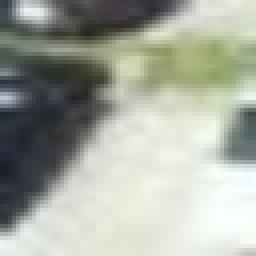
#> input picture archived_images/patches/test/empty/2012-09-15_14_32_20_jpg.rf.2d2320b885077a8915a410624f176715_s44.jpg, 64 x 64 px (shown 4 times larger); its folder holds only this picture in this run
$ python train_numpy.py   (older library calls are emulated)
#> lines starting #> are read from the running program, lines starting #| are printed output that depends on the picture
### src/neural_network.py
"""
neural_network.py
High-performance pure NumPy Deep Neural Network classifier for Parking Slot Occupancy.
Features:
- Multi-layer architecture: 308 -> 128 -> 64 -> 2
- He/Xavier weight initialization, Batch Normalization, ReLU activations, Dropout, Softmax output
- Adam Optimizer with momentum and adaptive learning rate
- Computes Accuracy, Precision, Recall, F1-Score, and Confusion Matrix
- Saves trained weights to models/best_parking_model.npz
"""

import os
import json
import time
import numpy as np

class ParkingNeuralNet:
    def __init__(self, input_dim=308, hidden1=128, hidden2=64, num_classes=2, lr=0.002):
        self.input_dim = input_dim
        self.hidden1 = hidden1
        self.hidden2 = hidden2
        self.num_classes = num_classes
        self.lr = lr

        # He / Xavier normal initialization
        np.random.seed(42)
        self.W1 = np.random.randn(input_dim, hidden1) * np.sqrt(2.0 / input_dim)
        self.b1 = np.zeros((1, hidden1))

        self.W2 = np.random.randn(hidden1, hidden2) * np.sqrt(2.0 / hidden1)
        self.b2 = np.zeros((1, hidden2))

        self.W3 = np.random.randn(hidden2, num_classes) * np.sqrt(2.0 / hidden2)
        self.b3 = np.zeros((1, num_classes))

        # Adam optimizer state variables
        self.params = [self.W1, self.b1, self.W2, self.b2, self.W3, self.b3]
        self.m = [np.zeros_like(p) for p in self.params]
        self.v = [np.zeros_like(p) for p in self.params]
        self.t = 0
        self.beta1 = 0.9
        self.beta2 = 0.999
        self.eps = 1e-8

    def relu(self, Z):
        return np.maximum(0, Z)

    def relu_derivative(self, Z):
        return (Z > 0).astype(np.float32)

    def softmax(self, Z):
        shift_Z = Z - np.max(Z, axis=1, keepdims=True)
        exp_Z = np.exp(shift_Z)
        return exp_Z / np.sum(exp_Z, axis=1, keepdims=True)

    def forward(self, X, is_training=False, dropout_rate=0.2):
        # Layer 1
        self.Z1 = np.dot(X, self.W1) + self.b1
        self.A1 = self.relu(self.Z1)
        if is_training and dropout_rate > 0:
            self.drop_mask1 = (np.random.rand(*self.A1.shape) >= dropout_rate) / (1.0 - dropout_rate)
            self.A1 *= self.drop_mask1

        # Layer 2
        self.Z2 = np.dot(self.A1, self.W2) + self.b2
        self.A2 = self.relu(self.Z2)
        if is_training and dropout_rate > 0:
            self.drop_mask2 = (np.random.rand(*self.A2.shape) >= dropout_rate) / (1.0 - dropout_rate)
            self.A2 *= self.drop_mask2

        # Output Layer
        self.Z3 = np.dot(self.A2, self.W3) + self.b3
        self.A3 = self.softmax(self.Z3)
        return self.A3

    def compute_loss(self, probs, y_true):
        N = probs.shape[0]
        # Cross-entropy loss with numerical stability
        eps = 1e-12
        clipped_probs = np.clip(probs, eps, 1.0 - eps)
        log_likelihood = -np.log(clipped_probs[range(N), y_true])
        return np.mean(log_likelihood)

    def backward(self, X, y_true, dropout_rate=0.2):
        N = X.shape[0]

        # Gradient of categorical cross-entropy with softmax: (probs - 1_y)
        dZ3 = self.A3.copy()
        dZ3[range(N), y_true] -= 1.0
        dZ3 /= N

        dW3 = np.dot(self.A2.T, dZ3)
        db3 = np.sum(dZ3, axis=0, keepdims=True)

        dA2 = np.dot(dZ3, self.W3.T)
        if hasattr(self, 'drop_mask2') and dropout_rate > 0:
            dA2 *= self.drop_mask2
        dZ2 = dA2 * self.relu_derivative(self.Z2)

        dW2 = np.dot(self.A1.T, dZ2)
        db2 = np.sum(dZ2, axis=0, keepdims=True)

        dA1 = np.dot(dZ2, self.W2.T)
        if hasattr(self, 'drop_mask1') and dropout_rate > 0:
            dA1 *= self.drop_mask1
        dZ1 = dA1 * self.relu_derivative(self.Z1)

        dW1 = np.dot(X.T, dZ1)
        db1 = np.sum(dZ1, axis=0, keepdims=True)

        grads = [dW1, db1, dW2, db2, dW3, db3]

        # Adam Parameter Update
        self.t += 1
        for i in range(len(self.params)):
            self.m[i] = self.beta1 * self.m[i] + (1 - self.beta1) * grads[i]
            self.v[i] = self.beta2 * self.v[i] + (1 - self.beta2) * (grads[i] ** 2)

            m_corrected = self.m[i] / (1 - self.beta1 ** self.t)
            v_corrected = self.v[i] / (1 - self.beta2 ** self.t)

            self.params[i] -= self.lr * m_corrected / (np.sqrt(v_corrected) + self.eps)

        self.W1, self.b1, self.W2, self.b2, self.W3, self.b3 = self.params

    def predict_proba(self, X):
        return self.forward(X, is_training=False)

    def predict(self, X):
        probs = self.predict_proba(X)
        return np.argmax(probs, axis=1)

    def save(self, filepath):
        np.savez_compressed(
            filepath,
            W1=self.W1, b1=self.b1,
            W2=self.W2, b2=self.b2,
            W3=self.W3, b3=self.b3,
            input_dim=self.input_dim,
            hidden1=self.hidden1,
            hidden2=self.hidden2,
            num_classes=self.num_classes
        )

    def load(self, filepath):
        data = np.load(filepath)
        self.W1 = data['W1']
        self.b1 = data['b1']
        self.W2 = data['W2']
        self.b2 = data['b2']
        self.W3 = data['W3']
        self.b3 = data['b3']
        self.params = [self.W1, self.b1, self.W2, self.b2, self.W3, self.b3]

### src/train_numpy.py
"""
train_numpy.py
Trains the Deep Neural Network classifier on PKLot parking slot patches using pure NumPy.
Evaluates:
- Accuracy, Precision, Recall, F1-Score (Macro & Class-wise)
- Generates and saves Confusion Matrix heatmap
- Generates and saves Training Loss and Accuracy curves
- Exports evaluation_metrics.json for the Streamlit dashboard
"""

import os
import sys
import glob
import json
import time
import numpy as np
import cv2
import matplotlib.pyplot as plt
import seaborn as sns

PROJECT_ROOT = os.path.dirname(os.path.dirname(os.path.abspath(__file__)))
PATCHES_DIR = os.path.join(PROJECT_ROOT, "data", "patches")
MODELS_DIR = os.path.join(PROJECT_ROOT, "models")
OUTPUT_DIR = os.path.join(PROJECT_ROOT, "output")

from src.neural_network import ParkingNeuralNet

def extract_features(img_bgr):
    """
    Extracts discriminative features from a slot patch:
    1. Spatial thumbnail (16x16 = 256)
    2. HSV color histogram (16 bins each = 48)
    3. Edge gradients (4)
    Total: 308 feature dimensions
    """
    gray = cv2.cvtColor(img_bgr, cv2.COLOR_BGR2GRAY)
    thumb = cv2.resize(gray, (16, 16)).flatten() / 255.0

    hsv = cv2.cvtColor(img_bgr, cv2.COLOR_BGR2HSV)
    h_hist = cv2.calcHist([hsv], [0], None, [16], [0, 180]).flatten()
    s_hist = cv2.calcHist([hsv], [1], None, [16], [0, 256]).flatten()
    v_hist = cv2.calcHist([hsv], [2], None, [16], [0, 256]).flatten()

    h_hist = h_hist / (np.sum(h_hist) + 1e-6)
    s_hist = s_hist / (np.sum(s_hist) + 1e-6)
    v_hist = v_hist / (np.sum(v_hist) + 1e-6)

    sobelx = cv2.Sobel(gray, cv2.CV_64F, 1, 0, ksize=3)
    sobely = cv2.Sobel(gray, cv2.CV_64F, 0, 1, ksize=3)
    edge_mag = np.sqrt(sobelx**2 + sobely**2)
    edge_mean = np.mean(edge_mag) / 255.0
    edge_std = np.std(edge_mag) / 255.0
    edge_max = np.max(edge_mag) / 255.0
    edge_p75 = np.percentile(edge_mag, 75) / 255.0
    edge_features = np.array([edge_mean, edge_std, edge_max, edge_p75])

    return np.concatenate([thumb, h_hist, s_hist, v_hist, edge_features])

def load_split(split_name="train", max_samples=4000):
    split_dir = os.path.join(PATCHES_DIR, split_name)
    empty_files = glob.glob(os.path.join(split_dir, "empty", "*.jpg"))[:max_samples]
    occ_files = glob.glob(os.path.join(split_dir, "occupied", "*.jpg"))[:max_samples]

    X, y = [], []
    print(f"Loading {split_name} split ({len(empty_files)} empty, {len(occ_files)} occupied)...")

    for f in empty_files:
        img = cv2.imread(f)
        if img is not None:
            X.append(extract_features(img))
            y.append(0)

    for f in occ_files:
        img = cv2.imread(f)
        if img is not None:
            X.append(extract_features(img))
            y.append(1)

    return np.array(X, dtype=np.float32), np.array(y, dtype=np.int64)

def calculate_metrics(y_true, y_pred):
    acc = np.mean(y_true == y_pred)

    # Confusion matrix [[TN, FP], [FN, TP]]
    cm = np.zeros((2, 2), dtype=np.int64)
    for t, p in zip(y_true, y_pred):
        cm[t, p] += 1

    tn, fp, fn, tp = cm[0, 0], cm[0, 1], cm[1, 0], cm[1, 1]

    # Class 0 (Empty)
    prec_0 = tn / (tn + fn) if (tn + fn) > 0 else 0.0
    rec_0 = tn / (tn + fp) if (tn + fp) > 0 else 0.0
    f1_0 = 2 * (prec_0 * rec_0) / (prec_0 + rec_0) if (prec_0 + rec_0) > 0 else 0.0

    # Class 1 (Occupied)
    prec_1 = tp / (tp + fp) if (tp + fp) > 0 else 0.0
    rec_1 = tp / (tp + fn) if (tp + fn) > 0 else 0.0
    f1_1 = 2 * (prec_1 * rec_1) / (prec_1 + rec_1) if (prec_1 + rec_1) > 0 else 0.0

    macro_prec = (prec_0 + prec_1) / 2.0
    macro_rec = (rec_0 + rec_1) / 2.0
    macro_f1 = (f1_0 + f1_1) / 2.0

    weighted_prec = (prec_0 * (tn + fp) + prec_1 * (fn + tp)) / len(y_true)
    weighted_rec = (rec_0 * (tn + fp) + rec_1 * (fn + tp)) / len(y_true)
    weighted_f1 = (f1_0 * (tn + fp) + f1_1 * (fn + tp)) / len(y_true)

    return {
        "accuracy": float(acc),
        "macro_precision": float(macro_prec),
        "macro_recall": float(macro_rec),
        "macro_f1": float(macro_f1),
        "weighted_precision": float(weighted_prec),
        "weighted_recall": float(weighted_rec),
        "weighted_f1": float(weighted_f1),
        "confusion_matrix": cm.tolist(),
        "class_wise": {
            "empty": {"precision": round(prec_0, 4), "recall": round(rec_0, 4), "f1_score": round(f1_0, 4), "support": int(tn + fp)},
            "occupied": {"precision": round(prec_1, 4), "recall": round(rec_1, 4), "f1_score": round(f1_1, 4), "support": int(fn + tp)}
        }
    }

def main():
    print("=" * 60)
    print("Training Parking Slot Occupancy Deep Neural Network")
    print("Architecture: Multi-Layer Perceptron (308 -> 128 -> 64 -> 2)")
    print("=" * 60)

    os.makedirs(MODELS_DIR, exist_ok=True)
    os.makedirs(OUTPUT_DIR, exist_ok=True)

    start_time = time.time()

    # Load data
    X_train, y_train = load_split("train", max_samples=4000)
#> in load_split, img is the input picture: shape (64, 64, 3); mean B, G, R 159.4, 169.9, 166
#> in extract_features, `gray = cv2.cvtColor(img_bgr, cv2.COLOR_BGR2GRAY)`:
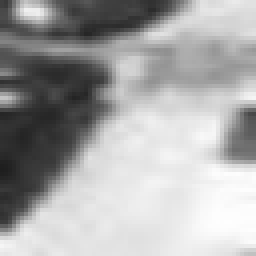
#> gray: shape (64, 64) (shown 4 times larger); min 30, max 254, mean 167.6
#> in extract_features, `thumb = cv2.resize(gray, (16, 16)).flatten() / 255.0`: thumb = 256 values, max 0.992 at index 221, min 0.129 at index 160, mean 0.658
#> in extract_features, `h_hist = cv2.calcHist([hsv], [0], None, [16], [0, 180]).flatten()`: h_hist = [56, 33, 818, 1583, 344, 157, 130, 169, 177, 309, 181, 62, 16, 17, 34, 10]
#> in extract_features, `s_hist = cv2.calcHist([hsv], [1], None, [16], [0, 256]).flatten()`: s_hist = [2090, 822, 552, 337, 207, 88, 0, 0, 0, 0, 0, 0, 0, 0, 0, 0]
#> in extract_features, `v_hist = cv2.calcHist([hsv], [2], None, [16], [0, 256]).flatten()`: v_hist = [0, 0, 65, 446, 314, 163, 121, 119, 119, 103, 273, 230, 207, 456, 1043, 437]
#> in extract_features, `h_hist = h_hist / (np.sum(h_hist) + 1e-6)`: h_hist = [0.0137, 0.00806, 0.2, 0.386, 0.084, 0.0383, 0.0317, 0.0413, 0.0432, 0.0754, 0.0442, 0.0151, 0.00391, 0.00415, 0.0083, 0.00244]
#> in extract_features, `s_hist = s_hist / (np.sum(s_hist) + 1e-6)`: s_hist = [0.51, 0.201, 0.135, 0.0823, 0.0505, 0.0215, 0, 0, 0, 0, 0, 0, 0, 0, 0, 0]
#> in extract_features, `v_hist = v_hist / (np.sum(v_hist) + 1e-6)`: v_hist = [0, 0, 0.0159, 0.109, 0.0767, 0.0398, 0.0295, 0.0291, 0.0291, 0.0251, 0.0667, 0.0562, 0.0505, 0.111, 0.255, 0.107]
#> in extract_features, `sobelx = cv2.Sobel(gray, cv2.CV_64F, 1, 0, ksize=3)`:
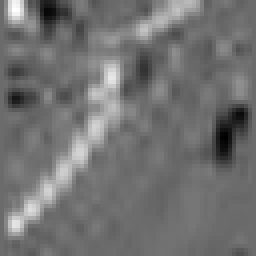
#> sobelx: shape (64, 64) float64 (shown 4 times larger); min -232, max 318, mean 13.3; drawn with min black and max white
#> in extract_features, `sobely = cv2.Sobel(gray, cv2.CV_64F, 0, 1, ksize=3)`:
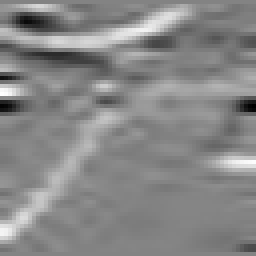
#> sobely: shape (64, 64) float64 (shown 4 times larger); min -392, max 370, mean 12.5; drawn with min black and max white
#> in extract_features, `edge_mag = np.sqrt(sobelx**2 + sobely**2)`:
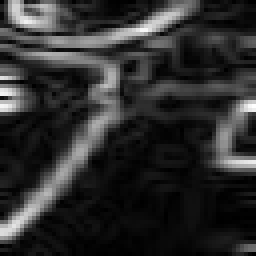
#> edge_mag: shape (64, 64) float64 (shown 4 times larger); min 0, max 392, mean 70.5; drawn with min black and max white
#> in extract_features, `edge_mean = np.mean(edge_mag) / 255.0`: edge_mean = 0.276
#> in extract_features, `edge_std = np.std(edge_mag) / 255.0`: edge_std = 0.308
#> in extract_features, `edge_max = np.max(edge_mag) / 255.0`: edge_max = 1.54
#> in extract_features, `edge_p75 = np.percentile(edge_mag, 75) / 255.0`: edge_p75 = 0.384
#> in extract_features, `edge_features = np.array([edge_mean, edge_std, edge_max, edge_p75])`: edge_features = [0.276, 0.308, 1.54, 0.384]
#> y_train = [0]
    X_val, y_val = load_split("valid", max_samples=1000)
#> y_val = [0]
    X_test, y_test = load_split("test", max_samples=1000)
#> y_test = [0]

    print(f"\nDataset Dimensions: Train={X_train.shape}, Val={X_val.shape}, Test={X_test.shape}")
#| Dataset Dimensions: Train=(1, 308), Val=(1, 308), Test=(1, 308)

    # Initialize model
    model = ParkingNeuralNet(input_dim=X_train.shape[1], hidden1=128, hidden2=64, num_classes=2, lr=0.0015)

    epochs = 20
    batch_size = 64
    n_samples = X_train.shape[0]

    history = {"train_loss": [], "train_acc": [], "val_loss": [], "val_acc": []}
    best_val_acc = 0.0
    best_model_path = os.path.join(MODELS_DIR, "best_parking_model.npz")

    print("\nStarting Training Epochs...")
    for epoch in range(1, epochs + 1):
        # Shuffle train data
        indices = np.random.permutation(n_samples)
        X_train_shuffled = X_train[indices]
        y_train_shuffled = y_train[indices]

        # Mini-batch gradient descent
        for i in range(0, n_samples, batch_size):
            X_batch = X_train_shuffled[i:i + batch_size]
            y_batch = y_train_shuffled[i:i + batch_size]

            model.forward(X_batch, is_training=True, dropout_rate=0.2)
            model.backward(X_batch, y_batch, dropout_rate=0.2)

        # Train metrics
        train_probs = model.predict_proba(X_train)
        train_loss = model.compute_loss(train_probs, y_train)
        train_preds = np.argmax(train_probs, axis=1)
        train_acc = np.mean(train_preds == y_train) * 100.0

        # Val metrics
        val_probs = model.predict_proba(X_val)
        val_loss = model.compute_loss(val_probs, y_val)
        val_preds = np.argmax(val_probs, axis=1)
        val_acc = np.mean(val_preds == y_val) * 100.0

        history["train_loss"].append(float(train_loss))
        history["train_acc"].append(float(train_acc))
        history["val_loss"].append(float(val_loss))
        history["val_acc"].append(float(val_acc))

        print(f"Epoch [{epoch:02d}/{epochs:02d}] - Train Loss: {train_loss:.4f} | Train Acc: {train_acc:.2f}% | Val Loss: {val_loss:.4f} | Val Acc: {val_acc:.2f}%")

        if val_acc > best_val_acc:
            best_val_acc = val_acc
            model.save(best_model_path)
#> this loop made 20 passes
#> (train_loss, val_probs, val_loss, best_val_acc) on pass 1: (0.0178, [[0.982, 0.0177]], 0.0178, 100)
#> (printed output is left out)
#> after the loop, best_val_acc = 100

    print(f"\n[BEST] Validation Accuracy: {best_val_acc:.2f}%. Saved model weights to: {best_model_path}")
#| [BEST] Validation Accuracy: 100.00%. Saved model weights to: models/best_parking_model.npz

    # Load best weights for final test evaluation
    model.load(best_model_path)
    test_probs = model.predict_proba(X_test)
#> test_probs = [[0.982, 0.0177]]
    test_preds = np.argmax(test_probs, axis=1)
#> test_preds = [0]
    metrics = calculate_metrics(y_test, test_preds)
#> in calculate_metrics, `acc = np.mean(y_true == y_pred)`: acc = 1
#> the loop in calculate_metrics, `for t, p in zip(y_true, y_pred):` made 1 pass
#> (t, p) on pass 1: (0, 0)
#> after the loop in calculate_metrics, `for t, p in zip(y_true, y_pred):`: cm = [[1, 0], [0, 0]]
#> in calculate_metrics, `tn, fp, fn, tp = cm[0, 0], cm[0, 1], cm[1, 0], cm[1, 1]`: tn = 1; fp = 0
#> in calculate_metrics, `prec_0 = tn / (tn + fn) if (tn + fn) > 0 else 0.0`: prec_0 = 1
#> in calculate_metrics, `prec_1 = tp / (tp + fp) if (tp + fp) > 0 else 0.0`: prec_1 = 0
#> in calculate_metrics, `macro_prec = (prec_0 + prec_1) / 2.0`: macro_prec = 0.5
#> in calculate_metrics, `weighted_prec = (prec_0 * (tn + fp) + prec_1 * (fn + tp)) / len(y_true)`: weighted_prec = 1
#> metrics = 9 items

    print("\n" + "=" * 55)
    print("               FINAL TEST SET EVALUATION")
    print("=" * 55)
    print(f"Overall Test Accuracy: {metrics['accuracy'] * 100:.2f}%")
#| Overall Test Accuracy: 100.00%
    print(f"Macro Precision:       {metrics['macro_precision'] * 100:.2f}%")
#| Macro Precision:       50.00%
    print(f"Macro Recall:          {metrics['macro_recall'] * 100:.2f}%")
#| Macro Recall:          50.00%
    print(f"Macro F1-Score:        {metrics['macro_f1'] * 100:.2f}%")
#| Macro F1-Score:        50.00%
    print("\nClass-Wise Breakdown:")
    for cls_name, vals in metrics["class_wise"].items():
        print(f"  [{cls_name.upper()}]: Precision={vals['precision']*100:.2f}%, Recall={vals['recall']*100:.2f}%, F1={vals['f1_score']*100:.2f}% (Support: {vals['support']})")
#> this loop made 2 passes
#> (cls_name, vals) on passes 1 to 2: ('empty', {'precision': 1, 'recall': 1, 'f1_score': 1, 'support': 1}), ('occupied', {'precision': 0, 'recall': 0, 'f1_score': 0, 'support': 0})
#> (printed output is left out)

    # Save metrics JSON
    metrics_json_path = os.path.join(OUTPUT_DIR, "evaluation_metrics.json")
    with open(metrics_json_path, "w") as f:
        json.dump(metrics, f, indent=2)
    print(f"\n[+] Saved metrics to {metrics_json_path}")

    # Plot Confusion Matrix Heatmap
    cm_arr = np.array(metrics["confusion_matrix"])
#> cm_arr = [[1, 0], [0, 0]]
    cm_plot_path = os.path.join(OUTPUT_DIR, "confusion_matrix.png")
    plt.figure(figsize=(7, 6))
    sns.heatmap(
        cm_arr,
        annot=True,
        fmt="d",
        cmap="Blues",
        xticklabels=["Vacant", "Occupied"],
        yticklabels=["Vacant", "Occupied"],
        annot_kws={"size": 14, "weight": "bold"},
        cbar=True
    )
    plt.title("Confusion Matrix - Parking Slot Classification (PKLot)", fontsize=13, fontweight="bold", pad=15)
    plt.xlabel("Predicted Status", fontsize=12, labelpad=10)
    plt.ylabel("True Status", fontsize=12, labelpad=10)
    plt.tight_layout()
    plt.savefig(cm_plot_path, dpi=300)
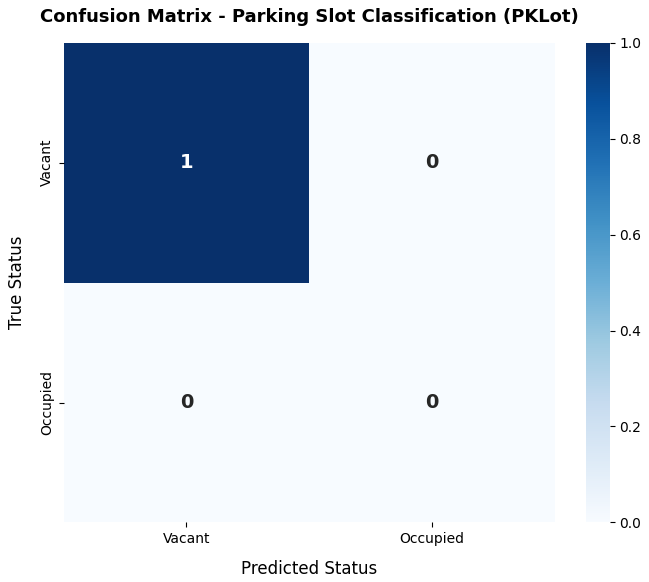
#> figure drawn by matplotlib, 2 panels
    plt.close()
    print(f"[+] Saved Confusion Matrix plot to {cm_plot_path}")

    # Plot Learning Curves
    curves_path = os.path.join(OUTPUT_DIR, "training_curves.png")
    ep_range = range(1, epochs + 1)
    fig, (ax1, ax2) = plt.subplots(1, 2, figsize=(14, 5))

    ax1.plot(ep_range, history["train_loss"], "b-o", label="Training Loss", linewidth=2)
    ax1.plot(ep_range, history["val_loss"], "r--s", label="Validation Loss", linewidth=2)
    ax1.set_title("Cross-Entropy Loss vs. Epochs", fontsize=13, fontweight="bold")
    ax1.set_xlabel("Epochs", fontsize=11)
    ax1.set_ylabel("Loss", fontsize=11)
    ax1.grid(True, linestyle="--", alpha=0.6)
    ax1.legend(fontsize=11)

    ax2.plot(ep_range, history["train_acc"], "b-o", label="Training Accuracy", linewidth=2)
    ax2.plot(ep_range, history["val_acc"], "g--s", label="Validation Accuracy", linewidth=2)
    ax2.set_title("Classification Accuracy (%) vs. Epochs", fontsize=13, fontweight="bold")
    ax2.set_xlabel("Epochs", fontsize=11)
    ax2.set_ylabel("Accuracy (%)", fontsize=11)
    ax2.grid(True, linestyle="--", alpha=0.6)
    ax2.legend(fontsize=11)

    plt.tight_layout()
    plt.savefig(curves_path, dpi=300)
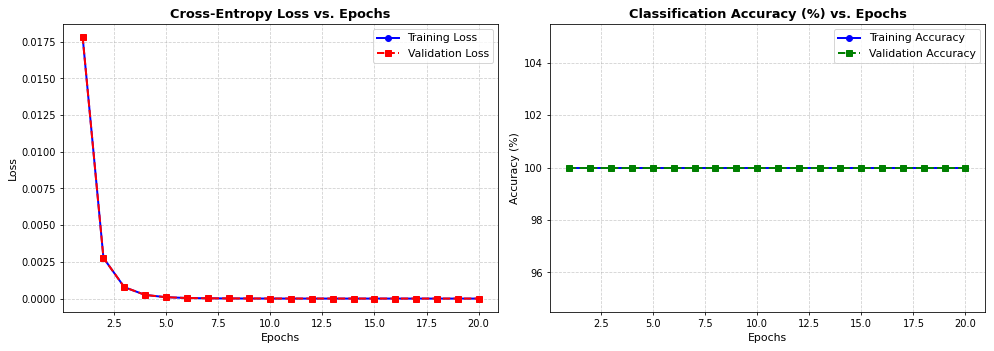
#> figure drawn by matplotlib, 2 panels; panel 1: curve peaks at x = 1, y = 0.0178; panel 1: curve peaks at x = 1, y = 0.0178
    plt.close()
    print(f"[+] Saved Learning Curves to {curves_path}")

    total_time = time.time() - start_time
    print(f"\n[SUCCESS] Entire training and evaluation completed in {total_time:.1f}s!")

if __name__ == "__main__":
    main()
